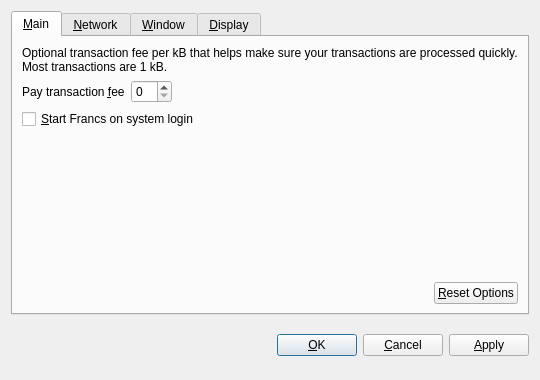
<?xml version="1.0" encoding="UTF-8"?>
<ui version="4.0">
 <class>OptionsDialog</class>
 <widget class="QDialog" name="OptionsDialog">
  <property name="geometry">
   <rect>
    <x>0</x>
    <y>0</y>
    <width>540</width>
    <height>380</height>
   </rect>
  </property>
  <property name="windowTitle">
   <string>Options</string>
  </property>
  <property name="modal">
   <bool>true</bool>
  </property>
  <layout class="QVBoxLayout" name="verticalLayout">
   <item>
    <widget class="QTabWidget" name="tabWidget">
     <property name="tabPosition">
      <enum>QTabWidget::North</enum>
     </property>
     <property name="currentIndex">
      <number>0</number>
     </property>
     <widget class="QWidget" name="tabMain">
      <attribute name="title">
       <string>&amp;Main</string>
      </attribute>
      <layout class="QVBoxLayout" name="verticalLayout_Main">
       <item>
        <widget class="QLabel" name="transactionFeeInfoLabel">
         <property name="text">
          <string>Optional transaction fee per kB that helps make sure your transactions are processed quickly. Most transactions are 1 kB.</string>
         </property>
         <property name="textFormat">
          <enum>Qt::PlainText</enum>
         </property>
         <property name="wordWrap">
          <bool>true</bool>
         </property>
        </widget>
       </item>
       <item>
        <layout class="QHBoxLayout" name="horizontalLayout_1_Main">
         <item>
          <widget class="QLabel" name="transactionFeeLabel">
           <property name="text">
            <string>Pay transaction &amp;fee</string>
           </property>
           <property name="textFormat">
            <enum>Qt::PlainText</enum>
           </property>
           <property name="buddy">
            <cstring>transactionFee</cstring>
           </property>
          </widget>
         </item>
         <item>
          <widget class="BitcoinAmountField" name="transactionFee"/>
         </item>
         <item>
          <spacer name="horizontalSpacer_1_Main">
           <property name="orientation">
            <enum>Qt::Horizontal</enum>
           </property>
           <property name="sizeHint" stdset="0">
            <size>
             <width>40</width>
             <height>20</height>
            </size>
           </property>
          </spacer>
         </item>
        </layout>
       </item>
       <item>
        <widget class="QCheckBox" name="bitcoinAtStartup">
         <property name="toolTip">
          <string>Automatically start Francs after logging in to the system.</string>
         </property>
         <property name="text">
          <string>&amp;Start Francs on system login</string>
         </property>
        </widget>
       </item>
       <item>
        <spacer name="verticalSpacer_Main">
         <property name="orientation">
          <enum>Qt::Vertical</enum>
         </property>
         <property name="sizeHint" stdset="0">
          <size>
           <width>20</width>
           <height>40</height>
          </size>
         </property>
        </spacer>
       </item>
       <item>
        <layout class="QHBoxLayout" name="horizontalLayout_2_Main">
         <item>
          <spacer name="horizontalSpacer_2_Main">
           <property name="orientation">
            <enum>Qt::Horizontal</enum>
           </property>
           <property name="sizeHint" stdset="0">
            <size>
             <width>40</width>
             <height>20</height>
            </size>
           </property>
          </spacer>
         </item>
         <item>
          <widget class="QPushButton" name="resetButton">
           <property name="toolTip">
            <string>Reset all client options to default.</string>
           </property>
           <property name="text">
            <string>&amp;Reset Options</string>
           </property>
           <property name="autoDefault">
            <bool>false</bool>
           </property>
          </widget>
         </item>
        </layout>
       </item>
      </layout>
     </widget>
     <widget class="QWidget" name="tabNetwork">
      <attribute name="title">
       <string>&amp;Network</string>
      </attribute>
      <layout class="QVBoxLayout" name="verticalLayout_Network">
       <item>
        <widget class="QCheckBox" name="mapPortUpnp">
         <property name="toolTip">
          <string>Automatically open the Francs client port on the router. This only works when your router supports UPnP and it is enabled.</string>
         </property>
         <property name="text">
          <string>Map port using &amp;UPnP</string>
         </property>
        </widget>
       </item>
       <item>
        <widget class="QCheckBox" name="connectSocks">
         <property name="toolTip">
          <string>Connect to the Francs network through a SOCKS proxy (e.g. when connecting through Tor).</string>
         </property>
         <property name="text">
          <string>&amp;Connect through SOCKS proxy:</string>
         </property>
        </widget>
       </item>
       <item>
        <layout class="QHBoxLayout" name="horizontalLayout_Network">
         <item>
          <widget class="QLabel" name="proxyIpLabel">
           <property name="text">
            <string>Proxy &amp;IP:</string>
           </property>
           <property name="textFormat">
            <enum>Qt::PlainText</enum>
           </property>
           <property name="buddy">
            <cstring>proxyIp</cstring>
           </property>
          </widget>
         </item>
         <item>
          <widget class="QValidatedLineEdit" name="proxyIp">
           <property name="maximumSize">
            <size>
             <width>140</width>
             <height>16777215</height>
            </size>
           </property>
           <property name="toolTip">
            <string>IP address of the proxy (e.g. 127.0.0.1)</string>
           </property>
          </widget>
         </item>
         <item>
          <widget class="QLabel" name="proxyPortLabel">
           <property name="text">
            <string>&amp;Port:</string>
           </property>
           <property name="textFormat">
            <enum>Qt::PlainText</enum>
           </property>
           <property name="buddy">
            <cstring>proxyPort</cstring>
           </property>
          </widget>
         </item>
         <item>
          <widget class="QLineEdit" name="proxyPort">
           <property name="maximumSize">
            <size>
             <width>55</width>
             <height>16777215</height>
            </size>
           </property>
           <property name="toolTip">
            <string>Port of the proxy (e.g. 9050)</string>
           </property>
          </widget>
         </item>
         <item>
          <widget class="QLabel" name="socksVersionLabel">
           <property name="text">
            <string>SOCKS &amp;Version:</string>
           </property>
           <property name="textFormat">
            <enum>Qt::PlainText</enum>
           </property>
           <property name="buddy">
            <cstring>socksVersion</cstring>
           </property>
          </widget>
         </item>
         <item>
          <widget class="QValueComboBox" name="socksVersion">
           <property name="toolTip">
            <string>SOCKS version of the proxy (e.g. 5)</string>
           </property>
          </widget>
         </item>
         <item>
          <spacer name="horizontalSpacer_Network">
           <property name="orientation">
            <enum>Qt::Horizontal</enum>
           </property>
           <property name="sizeHint" stdset="0">
            <size>
             <width>40</width>
             <height>20</height>
            </size>
           </property>
          </spacer>
         </item>
        </layout>
       </item>
       <item>
        <spacer name="verticalSpacer_Network">
         <property name="orientation">
          <enum>Qt::Vertical</enum>
         </property>
         <property name="sizeHint" stdset="0">
          <size>
           <width>20</width>
           <height>40</height>
          </size>
         </property>
        </spacer>
       </item>
      </layout>
     </widget>
     <widget class="QWidget" name="tabWindow">
      <attribute name="title">
       <string>&amp;Window</string>
      </attribute>
      <layout class="QVBoxLayout" name="verticalLayout_Window">
       <item>
        <widget class="QCheckBox" name="minimizeToTray">
         <property name="toolTip">
          <string>Show only a tray icon after minimizing the window.</string>
         </property>
         <property name="text">
          <string>&amp;Minimize to the tray instead of the taskbar</string>
         </property>
        </widget>
       </item>
       <item>
        <widget class="QCheckBox" name="minimizeOnClose">
         <property name="toolTip">
          <string>Minimize instead of exit the application when the window is closed. When this option is enabled, the application will be closed only after selecting Quit in the menu.</string>
         </property>
         <property name="text">
          <string>M&amp;inimize on close</string>
         </property>
        </widget>
       </item>
       <item>
        <spacer name="verticalSpacer_Window">
         <property name="orientation">
          <enum>Qt::Vertical</enum>
         </property>
         <property name="sizeHint" stdset="0">
          <size>
           <width>20</width>
           <height>40</height>
          </size>
         </property>
        </spacer>
       </item>
      </layout>
     </widget>
     <widget class="QWidget" name="tabDisplay">
      <attribute name="title">
       <string>&amp;Display</string>
      </attribute>
      <layout class="QVBoxLayout" name="verticalLayout_Display">
       <item>
        <layout class="QHBoxLayout" name="horizontalLayout_1_Display">
         <item>
          <widget class="QLabel" name="langLabel">
           <property name="text">
            <string>User Interface &amp;language:</string>
           </property>
           <property name="textFormat">
            <enum>Qt::PlainText</enum>
           </property>
           <property name="buddy">
            <cstring>lang</cstring>
           </property>
          </widget>
         </item>
         <item>
          <widget class="QValueComboBox" name="lang">
           <property name="toolTip">
            <string>The user interface language can be set here. This setting will take effect after restarting Francs.</string>
           </property>
          </widget>
         </item>
        </layout>
       </item>
       <item>
        <layout class="QHBoxLayout" name="horizontalLayout_2_Display">
         <item>
          <widget class="QLabel" name="unitLabel">
           <property name="text">
            <string>&amp;Unit to show amounts in:</string>
           </property>
           <property name="textFormat">
            <enum>Qt::PlainText</enum>
           </property>
           <property name="buddy">
            <cstring>unit</cstring>
           </property>
          </widget>
         </item>
         <item>
          <widget class="QValueComboBox" name="unit">
           <property name="toolTip">
            <string>Choose the default subdivision unit to show in the interface and when sending coins.</string>
           </property>
          </widget>
         </item>
        </layout>
       </item>
       <item>
        <widget class="QCheckBox" name="displayAddresses">
         <property name="toolTip">
          <string>Whether to show Francs addresses in the transaction list or not.</string>
         </property>
         <property name="text">
          <string>&amp;Display addresses in transaction list</string>
         </property>
        </widget>
       </item>
       <item>
        <widget class="QCheckBox" name="coinControlFeatures">
         <property name="toolTip">
          <string>Whether to show coin control features or not.</string>
         </property>
         <property name="text">
          <string>Display coin &amp;control features (experts only!)</string>
         </property>
        </widget>
       </item>
       <item>
        <spacer name="verticalSpacer_Display">
         <property name="orientation">
          <enum>Qt::Vertical</enum>
         </property>
         <property name="sizeHint" stdset="0">
          <size>
           <width>20</width>
           <height>40</height>
          </size>
         </property>
        </spacer>
       </item>
      </layout>
     </widget>
    </widget>
   </item>
   <item>
    <layout class="QHBoxLayout" name="horizontalLayout_Buttons">
     <item>
      <spacer name="horizontalSpacer_1">
       <property name="orientation">
        <enum>Qt::Horizontal</enum>
       </property>
       <property name="sizeHint" stdset="0">
        <size>
         <width>40</width>
         <height>48</height>
        </size>
       </property>
      </spacer>
     </item>
     <item>
      <widget class="QLabel" name="statusLabel">
       <property name="font">
        <font>
         <weight>75</weight>
         <bold>true</bold>
        </font>
       </property>
       <property name="text">
        <string/>
       </property>
       <property name="textFormat">
        <enum>Qt::PlainText</enum>
       </property>
       <property name="wordWrap">
        <bool>true</bool>
       </property>
      </widget>
     </item>
     <item>
      <spacer name="horizontalSpacer_2">
       <property name="orientation">
        <enum>Qt::Horizontal</enum>
       </property>
       <property name="sizeHint" stdset="0">
        <size>
         <width>40</width>
         <height>48</height>
        </size>
       </property>
      </spacer>
     </item>
     <item>
      <widget class="QPushButton" name="okButton">
       <property name="text">
        <string>&amp;OK</string>
       </property>
      </widget>
     </item>
     <item>
      <widget class="QPushButton" name="cancelButton">
       <property name="text">
        <string>&amp;Cancel</string>
       </property>
       <property name="autoDefault">
        <bool>false</bool>
       </property>
      </widget>
     </item>
     <item>
      <widget class="QPushButton" name="applyButton">
       <property name="text">
        <string>&amp;Apply</string>
       </property>
       <property name="autoDefault">
        <bool>false</bool>
       </property>
      </widget>
     </item>
    </layout>
   </item>
  </layout>
 </widget>
 <customwidgets>
  <customwidget>
   <class>BitcoinAmountField</class>
   <extends>QSpinBox</extends>
   <header>bitcoinamountfield.h</header>
  </customwidget>
  <customwidget>
   <class>QValueComboBox</class>
   <extends>QComboBox</extends>
   <header>qvaluecombobox.h</header>
  </customwidget>
  <customwidget>
   <class>QValidatedLineEdit</class>
   <extends>QLineEdit</extends>
   <header>qvalidatedlineedit.h</header>
  </customwidget>
 </customwidgets>
 <resources/>
 <connections/>
</ui>
